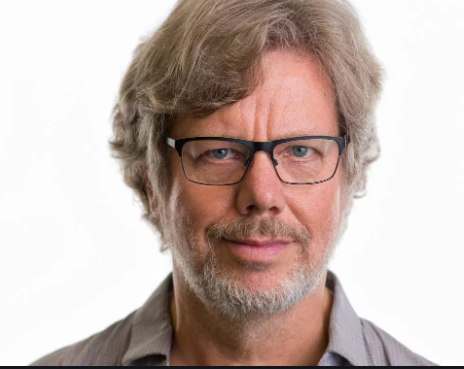
#> input picture projects/testopencv/src/Capture.PNG, 464 x 369 px, found by its file name
$ python file3.py
#> lines starting #> are read from the running program, lines starting #| are printed output that depends on the picture
import cv2

import numpy as np
face_cascade=cv2.CascadeClassifier("C:\\Users\\hp\\projects\\testopencv\\frontalFace10\\haarcascade_frontalface_default.xml")

img1=cv2.imread("Capture.png")
#> img1 is the input picture: shape (369, 464, 3); mean B, G, R 174.1, 180.1, 197.6
gray=cv2.cvtColor(img1,cv2.COLOR_BGR2GRAY)
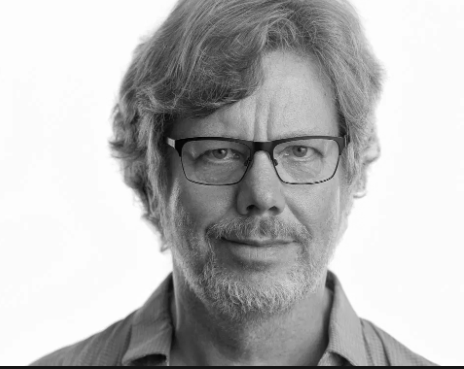
#> gray: shape (369, 464); min 2, max 255, mean 184.5
faces=face_cascade.detectMultiScale(gray,scaleFactor=1.05,minNeighbors=5)
#> faces = [[156, 71, 212, 212]]
for x,y,w,h in faces:
	img=cv2.rectangle(gray,(x,y),(x+w,y+h),(0,255,0),3)
	img2=cv2.rectangle(img1,(x,y),(x+w,y+h),(0,255,0),3)
#> this loop made 1 pass
#> pass 1, `img=cv2.rectangle(gray,(x,y),(x+w,y+h),(0,255,0),3)`:
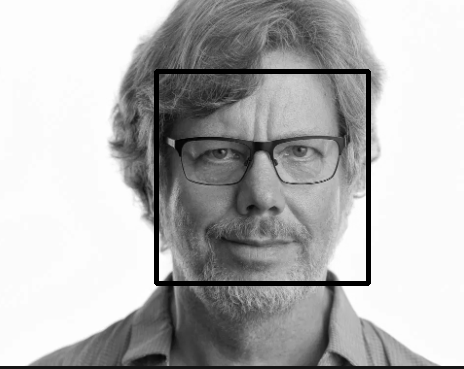
#> img: shape (369, 464); min 0, max 255, mean 180.6
#> pass 1, `img2=cv2.rectangle(img1,(x,y),(x+w,y+h),(0,255,0),3)`:
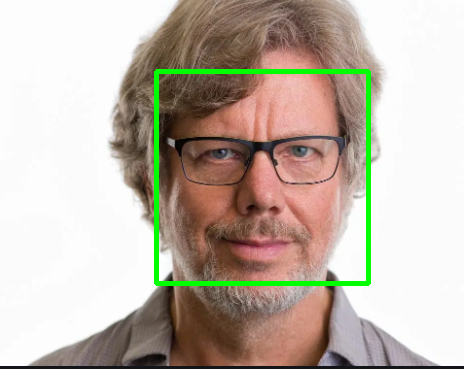
#> img2: shape (369, 464, 3); mean B, G, R 170.6, 182.6, 193.3


cv2.imshow('frame',img)
cv2.imshow('frame2',img2)
cv2.waitKey(0)

cv2.destroyAllWindows()
